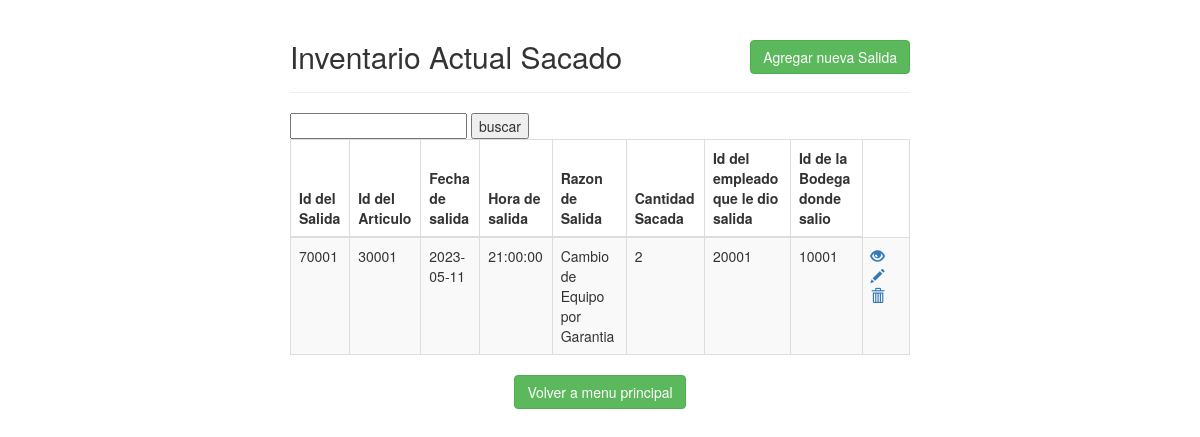
Page /BASE/salidainventario/index.php on the committed database.
### tables this page shows
CREATE TABLE `salida_inventario` (
  `id_salinv` int(11) NOT NULL,
  `id_art` int(11) NOT NULL,
  `fechasalida` date DEFAULT NULL,
  `horasalida` time DEFAULT NULL,
  `razonsalida` text DEFAULT NULL,
  `cantidad_salinv` decimal(10,0) DEFAULT NULL,
  `id_emp` int(11) NOT NULL,
  `id_bod` int(11) NOT NULL
);

### BASE/salidainventario/index.php (the view, shortened to what this page needs)
<!DOCTYPE html>
<html lang="en">
<head>
    <link rel="stylesheet" href="https://maxcdn.bootstrapcdn.com/bootstrap/3.3.7/css/bootstrap.css">
</head>
<body>
    <div class="wrapper">
        <div class="container-fluid">
            <div class="row">
                <div class="col-md-12">
                    <div class="page-header clearfix">
                        <h2 class="pull-left">Inventario Actual Sacado</h2>
                        <a href="create.php" class="btn btn-success pull-right">Agregar nueva Salida</a>
                    </div>
                    <form action="index.php" method="POST">
                        <input type="text" name="buscar">
                        <input type="submit" value="buscar">
                    </form>
                    <?php
                    require_once "config.php";
                    $buscar = $_POST['buscar'];
                    $sql = "SELECT * FROM salida_inventario WHERE id_salinv LIKE '%".$buscar."%' OR id_art LIKE '%".$buscar."%' OR fechasalida LIKE '%".$buscar."%' OR horasalida LIKE '%".$buscar."%' OR razonsalida LIKE '%".$buscar."%' OR cantidad_salinv LIKE '%".$buscar."%' OR id_emp LIKE '%".$buscar."%' OR id_bod LIKE '%".$buscar."%'";
                    if($result = mysqli_query($link, $sql)){
                        if(mysqli_num_rows($result) > 0){
                            echo "<table class='table table-bordered table-striped'>";
                                echo "<thead>";
                                    echo "<tr>";
                                        echo "<th>Id del Salida</th>";
                                        echo "<th>Id del Articulo</th>";
                                        echo "<th>Fecha de salida</th>";
                                        echo "<th>Hora de salida</th>";
                                        echo "<th>Razon de Salida</th>";
                                        echo "<th>Cantidad Sacada</th>";
                                        echo "<th>Id del empleado que le dio salida</th>";
                                        echo "<th>Id de la Bodega donde salio</th>";
                                    echo "</tr>";
                                echo "</thead>";
                                echo "<tbody>";
                                while($row = mysqli_fetch_array($result)){
                                    echo "<tr>";
                                        echo "<td>" . $row['id_salinv'] . "</td>";
                                        echo "<td>" . $row['id_art'] . "</td>";
                                        echo "<td>" . $row['fechasalida'] . "</td>";
                                        echo "<td>" . $row['horasalida'] . "</td>";
                                        echo "<td>" . $row['razonsalida'] . "</td>";
                                        echo "<td>" . $row['cantidad_salinv'] . "</td>";
                                        echo "<td>" . $row['id_emp'] . "</td>";
                                        echo "<td>" . $row['id_bod'] . "</td>";
                                        echo "<td>";
                                            echo "<a href='read.php?id_salinv=". $row['id_salinv'] ."' title='Ver' data-toggle='tooltip'><span class='glyphicon glyphicon-eye-open'></span></a>";
                                            echo "<a href='update.php?id_salinv=". $row['id_salinv'] ."' title='Actualizar' data-toggle='tooltip'><span class='glyphicon glyphicon-pencil'></span></a>";
                                            echo "<a href='delete.php?id_salinv=". $row['id_salinv'] ."' title='Borrar' data-toggle='tooltip'><span class='glyphicon glyphicon-trash'></span></a>";
                                        echo "</td>";
                                    echo "</tr>";
                                }
                                echo "</tbody>";
                            echo "</table>";
                        } else{
                            echo "<p class='lead'><em>No records were found.</em></p>";
                        }
                    } else{
                        echo "ERROR: Could not able to execute $sql. " . mysqli_error($link);
                    }
                    ?>
                </div>
            </div>
        </div>
    </div>
    <center><a href="../index.html" class="btn btn-success pull-center">Volver a menu principal</a></center>
</body>
</html>

### BASE/salidainventario/index.php (style rules this page uses)
.wrapper { width: 650px; margin: 0 auto; }
.page-header h2 { margin-top: 0; }
table tr td:last-child a { margin-right: 15px; }

### rows in the picture
salida_inventario: id_salinv "70001", id_art "30001", fechasalida "2023-05-11", horasalida "21:00:00", razonsalida "Cambio de Equipo por Garantia", cantidad_salinv "2", id_emp "20001", id_bod "10001"
